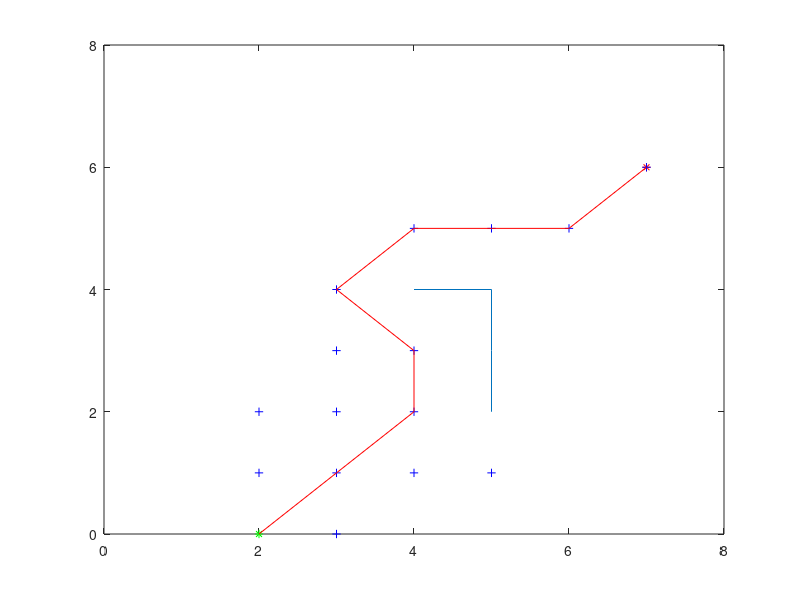

Recreate this plot in MATLAB.
% initialize the grid map
nbCells = 64;
gridMap = ones(sqrt(nbCells), sqrt(nbCells));

% place obstacles
gridMap(4,4) = 0;
gridMap(4,5) = 0;
gridMap(5,5) = 0;
gridMap(6,5) = 0;
obstaclePosition = [4 4; 4 5; 5 5; 6 5];

% place goal and start point
goalPosition = [2 7];
startPosition = [8 2];

% create heuristic map
heuristicMap = gridMap;
for l_row=1:size(heuristicMap,1)
	for l_col=1:size(heuristicMap,2)
		if (heuristicMap(l_row, l_col) ~=0)
			distanceToGoal = sqrt( (l_row-goalPosition(1))^2 + (l_col-goalPosition(2))^2);
			heuristicMap(l_row, l_col) = distanceToGoal;
		end
	end
end

% create a visited node map
visitedNodeMap = zeros(sqrt(nbCells), sqrt(nbCells));

% create a distance from start map
constantLargeDistance=10000;
distanceFromStartMap = constantLargeDistance*ones(sqrt(nbCells), sqrt(nbCells));

% create a cumulative distance map
cumulativeDistanceMap = nan(sqrt(nbCells), sqrt(nbCells));

% create a parent map
parentMap = zeros(sqrt(nbCells), sqrt(nbCells));

% plot the start, goal and obstacles
figure;
plot(goalPosition(2), sqrt(nbCells)-goalPosition(1),'r*'); hold on;
plot(startPosition(2), sqrt(nbCells)-startPosition(1),'g*'); hold on;
plot(obstaclePosition(:,2), sqrt(nbCells)-obstaclePosition(:,1));
xlim([0 sqrt(nbCells)])
ylim([0 sqrt(nbCells)])

% start the algorithm from the start point
currentPoint = startPosition;
unvisitedNodesRemain = true;

while(unvisitedNodesRemain)

	visitedNodeMap(currentPoint(1), currentPoint(2)) = 1;

	% computes the distance from start
	for l_row=-1:1
		for l_col=-1:1
			if ( (currentPoint(1)+l_row <= size(gridMap,1)) && (currentPoint(1)+l_row > 0) && (currentPoint(2)+l_col <= size(gridMap,2)) && (currentPoint(2)+l_col > 0))
				if (gridMap(currentPoint(1)+l_row, currentPoint(2)+l_col) ~=0)
					distanceFromStart = sqrt( (currentPoint(1)+l_row-startPosition(1))^2 + (currentPoint(2)+l_col-startPosition(2))^2);
					if (distanceFromStart < distanceFromStartMap(currentPoint(1)+l_row, currentPoint(2)+l_col))
						distanceFromStartMap(currentPoint(1)+l_row, currentPoint(2)+l_col)=distanceFromStart;
						parentMap(currentPoint(1)+l_row, currentPoint(2)+l_col) = (currentPoint(1)-1)*sqrt(nbCells)+currentPoint(2);
					end
					cumulativeDistanceMap(currentPoint(1)+l_row, currentPoint(2)+l_col) = heuristicMap(currentPoint(1)+l_row, currentPoint(2)+l_col) + distanceFromStartMap(currentPoint(1)+l_row, currentPoint(2)+l_col);
					
				end
			end
		end
	end

	% search for the next current point with lowest cumulative distance
	MinCumulativeDistance=10000;
	for l_row=1:size(cumulativeDistanceMap,1)
		for l_col=1:size(cumulativeDistanceMap,2)
			if (~isnan(cumulativeDistanceMap(l_row,l_col)))
				if (visitedNodeMap(l_row,l_col) == 0)
					if (cumulativeDistanceMap(l_row, l_col) < MinCumulativeDistance)
						MinCumulativeDistance= cumulativeDistanceMap(l_row, l_col);
						nextPoint = [l_row, l_col];
					end
				end
			end
		end
	end

	currentPoint =  nextPoint;
	
	if (currentPoint ==  goalPosition)
		unvisitedNodesRemain = false;
	end
	
	plot(currentPoint(:,2), sqrt(nbCells)-currentPoint(:,1), 'b+');
	pause(0.5)
end

currentPoint = goalPosition;
trajectoryIsInProgress = true;

while (trajectoryIsInProgress) 
	nextPoint = [fix(parentMap(currentPoint(1), currentPoint(2))/sqrt(nbCells))+1 mod(parentMap(currentPoint(1), currentPoint(2)),sqrt(nbCells))];
	plot([currentPoint(2) nextPoint(2)], [sqrt(nbCells)-currentPoint(1) sqrt(nbCells)-nextPoint(1)], 'r');
	
	if (nextPoint == startPosition)
		trajectoryIsInProgress = false;
	end
	
	currentPoint = nextPoint;
	pause(0.5)
end

